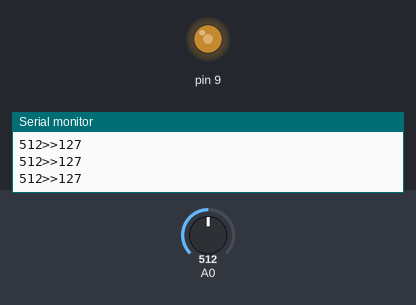
A sketch run on a simulated Arduino Uno, built with avr-gcc and run on an emulated ATmega328P. Parts: output pins drawn as LEDs (lit = HIGH), the last lines printed to the serial monitor. Inputs (shaded band) come from the test bench; at power-on: A0 = 512.

Above: at 1.2 s.
1.3 s: A0 set to 45
At 1.6 s:
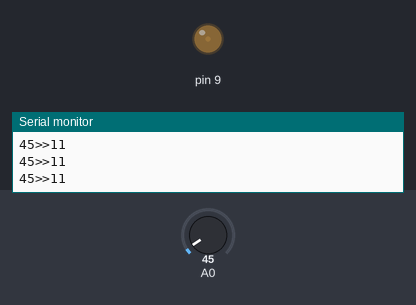
2.8 s: A0 set to 38
At 3.8 s:
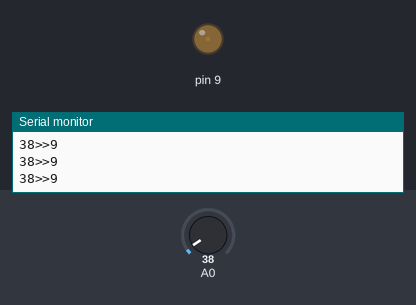
5.8 s: A0 set to 1023
At 6.2 s:
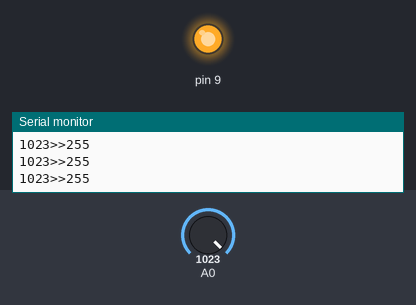
7.3 s: A0 set to 988
At 8.4 s:
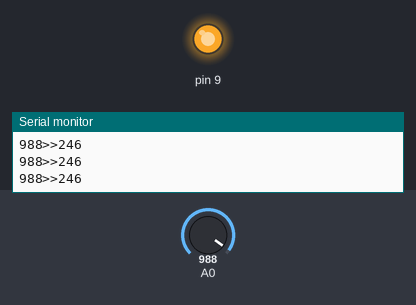
8.8 s: A0 set to 716
At 9.9 s:
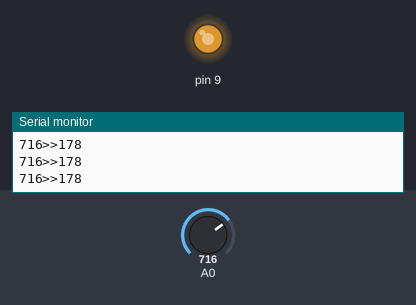
10.3 s: A0 set to 511
At 10.9 s:
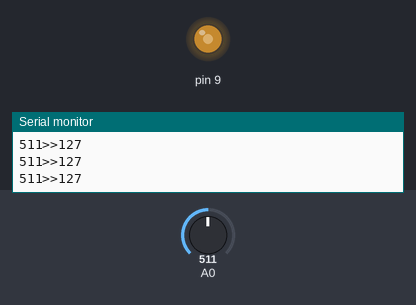
Timing chart, 0 to 13.3 s (numbered marks = the images above; inputs shaded):
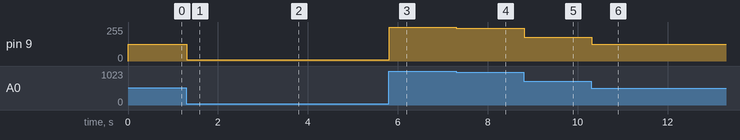

Measured:
- after the input at 1.3 s, pin 9: 127/255 → 11/255 at once
- after the input at 2.8 s, pin 9: 11/255 → 9/255 at once
- after the input at 5.8 s, pin 9: 9/255 → 255/255 at once
- after the input at 7.3 s, pin 9: 255/255 → 246/255 at once
- after the input at 8.8 s, pin 9: 246/255 → 178/255 at once
- after the input at 10.3 s, pin 9: 178/255 → 127/255 at once

The sketch:

change_R.ino
```cpp
void setup() {
  pinMode(A0, INPUT);
  pinMode(9, OUTPUT);
  Serial.begin(9600);
}

void loop() {
  int value = analogRead(A0);

  Serial.print(value);

  // map 함수 : 변환할 값의 최솟값최댓값을 입력하면 원하는 범위의 최솟값최댓값으로 비례 변환
  int newValue = map(value, 0, 1023, 0, 255);

  analogWrite(9, newValue); // another way : analogWrite(9, value/4);

  Serial.print(">>");
  Serial.println(newValue);
}
```
